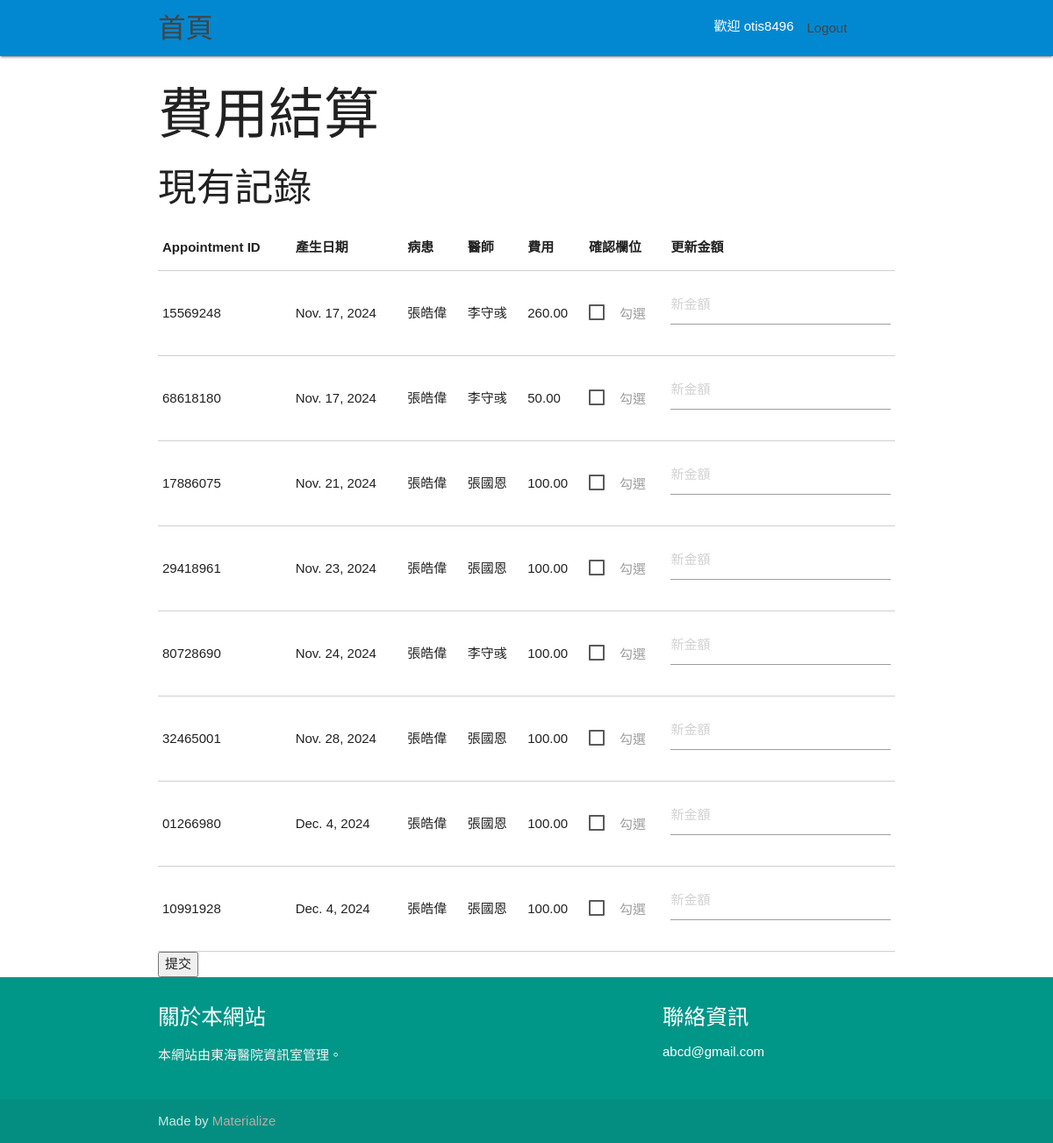
Screenshot of /billing/billing_interface/ (signed in) with the database file from the repository.
### appointments/models.py (models this page shows)
class User(AbstractUser):
    ROLE_CHOICES = [
        ('patient', 'Patient'),
        ('doctor', 'Doctor'),
    ]
    role = models.CharField(max_length=10, choices=ROLE_CHOICES, default='patient')  # 使用者的角色，預設為病患
    age = models.PositiveIntegerField(null=True, blank=True)  # 使用者的年齡（可選）
    gender = models.CharField(max_length=1, choices=[('M', 'Male'), ('F', 'Female')], null=True, blank=True)  # 性別

class Appointment(models.Model):
    appointment_id = models.CharField(max_length=8, unique=True, null=True, blank=True)  # 預約的唯一識別碼，最多 8 個字元，可為空
    patient = models.ForeignKey(Patient, on_delete=models.CASCADE, db_column="patient_id")  # 外鍵，指向病人，當病人被刪除時，所有與其相關的預約也會被刪除
    doctor = models.ForeignKey(Doctor, on_delete=models.CASCADE, db_column="doctor_id")  # 外鍵，指向醫生，當醫生被刪除時，所有與其相關的預約也會被刪除
    date = models.DateTimeField()  # 預約的日期和時間
    description = models.TextField()  # 預約的描述，記錄病人或醫生的相關註解

class Patient(models.Model):
    user = models.OneToOneField(User, on_delete=models.CASCADE, null=True, blank=True)  # 病患對應的使用者
    patient_id = models.CharField(max_length=8, unique=True, null=True, blank=True)
    dob = models.DateField()
    phone = models.CharField(max_length=15)

class Doctor(models.Model):
    user = models.OneToOneField(User, on_delete=models.CASCADE, null=True, blank=True)  # 醫生對應的使用者
    doctor_id = models.CharField(max_length=8, unique=True, null=True, blank=True)
    salary = models.DecimalField(max_digits=10, decimal_places=2, default=0.00)

### billing/models.py (models this page shows, shortened)
class BillingRecord(models.Model):
    appointment = models.OneToOneField(Appointment, on_delete=models.CASCADE)
    amount = models.DecimalField(max_digits=10, decimal_places=2)
    date_created = models.DateField(auto_now_add=True)

### billing/views.py (the view, shortened to what this page needs)
# urls.py: path('billing_interface/', views.billing_interface, name='billing_interface'),
def billing_interface(request):
    records = BillingRecord.objects.all()
    return render(request, 'billing/billing_interface.html', {'records': records})

### billing/templates/billing/billing_interface.html (shortened to what this page needs)
{% extends 'base.html' %}
{% block content %}
<h1>費用結算</h1>
<form method="post">
    <h3>現有記錄</h3>
    <table class="bordered responsive-table">
        <thead>
            <tr>
                <th data-field="appointment_id">Appointment ID</th>
                <th data-field="date_created">產生日期</th>
                <th data-field="patient_name">病患</th>
                <th data-field="doctor_name">醫師</th>
                <th data-field="price">費用</th>
                <th data-field="check">確認欄位</th>
                <th data-field="update">更新金額</th>
            </tr>
        </thead>
        <tbody>
            {% for record in records %}
            <tr>
                <td>{{ record.appointment.appointment_id }}</td>
                <td>{{ record.date_created }}</td>
                <td>{{ record.appointment.patient.user.last_name }}{{ record.appointment.patient.user.first_name }}</td>
                <td>{{ record.appointment.doctor.user.last_name }}{{ record.appointment.doctor.user.first_name }}</td>
                <td>{{ record.amount }}</td>
                <td>
                    <label for="update_{{ record.appointment.appointment_id }}">勾選</label>
                </td>
                <td>
                    <input
                        type="number"
                        step="10"
                        placeholder="新金額"
                        @change="updateValue('{{ record.appointment.appointment_id }}', $event.target.value)">
                </td>
            </tr>
            {% endfor %}
        </tbody>
    </table>
    <button type="submit">提交</button>
</form>
{% endblock %}

### templates/base.html (shortened to what this page needs)
<!DOCTYPE html>
<html lang="zh-Hant-TW">
<head>
  {% load static %}
  <link href="{% static 'css/materialize.css' %}" type="text/css" rel="stylesheet" media="screen,projection"/>
  <link rel="stylesheet" href="https://cdnjs.cloudflare.com/ajax/libs/animate.css/4.0.0/animate.min.css"/>
  <link rel="stylesheet" type="text/css" href="{% static 'css/hover.css' %}"/>
  <link href="{% static 'css/style.css' %}" type="text/css" rel="stylesheet" media="screen,projection"/>
  <link rel="stylesheet" type="text/css" href="https://cdn.jsdelivr.net/npm/sweetalert2@9.17.0/dist/sweetalert2.min.css"/>
</head>
<body>
    <div>
	  <nav class="light-blue darken-2" role="navigation">
		<div class="nav-wrapper container">
                <a href="{% url 'home' %}" class="brand-logo">首頁</a>
                <ul class="right">
                    {% if user.is_authenticated %}
                    <li><p>歡迎 {{ user.username }}</p></li>
                    <li><a href="{% url 'logout' %}">Logout</a></li>
                    {% else %}
                    <li><a href="{% url 'login' %}">Login</a></li>
                    {% endif %}
                </ul>
		</div>
	  </nav>
    </div>
    <div id="app">
        <div class="container">
            {% block content %}{% endblock %}
        </div>
        <footer class="page-footer teal">
            <div class="container">
            <div class="row">
                <div class="col l6 s12">
                <h5 class="white-text" id="code">關於本網站</h5>
                <p class="grey-text text-lighten-4">本網站由東海醫院資訊室管理。</p>
                </div>
                <div class="col l4 offset-l2 s12">
                    <h5 class="white-text">聯絡資訊</h5>
                    <ul>
                        <li><a class="white-text" href="#!">abcd@gmail.com </a></li>
                    </ul>
                </div>
            </div>
            </div>
            <div class="footer-copyright">
            <div class="container">
            Made by <a class="brown-text text-lighten-3" href="http://materializecss.com">Materialize</a>
            </div>
            </div>
        </footer>
    </div>
</body>
</html>

### static/css/style.css (style rules this page uses)
body { font-family: 'Noto Sans TC', sans-serif !important; }
nav ul a, nav .brand-logo { color: #444; width: 7.7rem; }
p { line-height: 2rem; }
footer.page-footer { margin: 0; }

### rows the page displays
User: username "otis8496"
BillingRecord: appointment.appointment_id "15569248", date_created "Nov. 17, 2024", appointment.patient.user.last_name "張", appointment.patient.user.first_name "皓偉", appointment.doctor.user.last_name "李", appointment.doctor.user.first_name "守彧", amount "260.00"
BillingRecord: appointment.appointment_id "68618180", date_created "Nov. 17, 2024", appointment.patient.user.last_name "張", appointment.patient.user.first_name "皓偉", appointment.doctor.user.last_name "李", appointment.doctor.user.first_name "守彧", amount "50.00"
BillingRecord: appointment.appointment_id "17886075", date_created "Nov. 21, 2024", appointment.patient.user.last_name "張", appointment.patient.user.first_name "皓偉", appointment.doctor.user.last_name "張", appointment.doctor.user.first_name "國恩", amount "100.00"
BillingRecord: appointment.appointment_id "29418961", date_created "Nov. 23, 2024", appointment.patient.user.last_name "張", appointment.patient.user.first_name "皓偉", appointment.doctor.user.last_name "張", appointment.doctor.user.first_name "國恩", amount "100.00"
BillingRecord: appointment.appointment_id "80728690", date_created "Nov. 24, 2024", appointment.patient.user.last_name "張", appointment.patient.user.first_name "皓偉", appointment.doctor.user.last_name "李", appointment.doctor.user.first_name "守彧", amount "100.00"
BillingRecord: appointment.appointment_id "32465001", date_created "Nov. 28, 2024", appointment.patient.user.last_name "張", appointment.patient.user.first_name "皓偉", appointment.doctor.user.last_name "張", appointment.doctor.user.first_name "國恩", amount "100.00"
BillingRecord: appointment.appointment_id "01266980", date_created "Dec. 4, 2024", appointment.patient.user.last_name "張", appointment.patient.user.first_name "皓偉", appointment.doctor.user.last_name "張", appointment.doctor.user.first_name "國恩", amount "100.00"
BillingRecord: appointment.appointment_id "10991928", date_created "Dec. 4, 2024", appointment.patient.user.last_name "張", appointment.patient.user.first_name "皓偉", appointment.doctor.user.last_name "張", appointment.doctor.user.first_name "國恩", amount "100.00"
